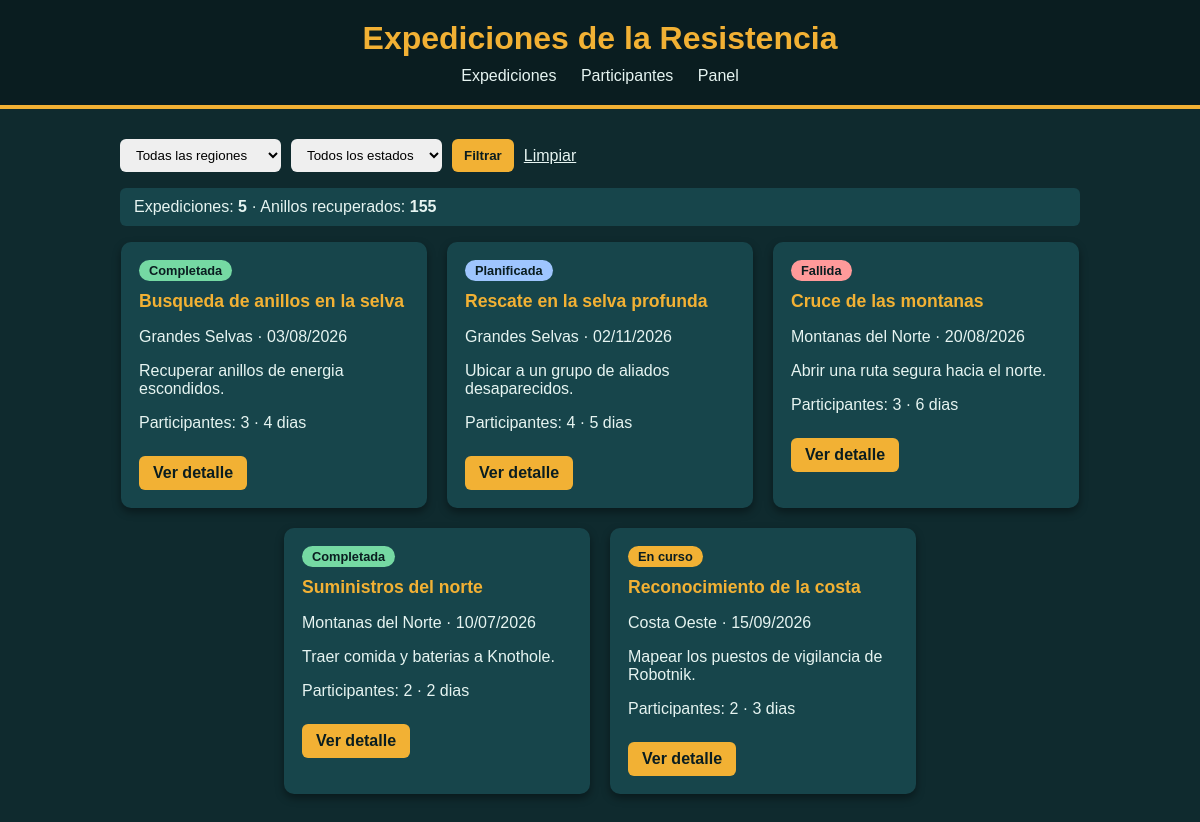
Before: / with the older database file.
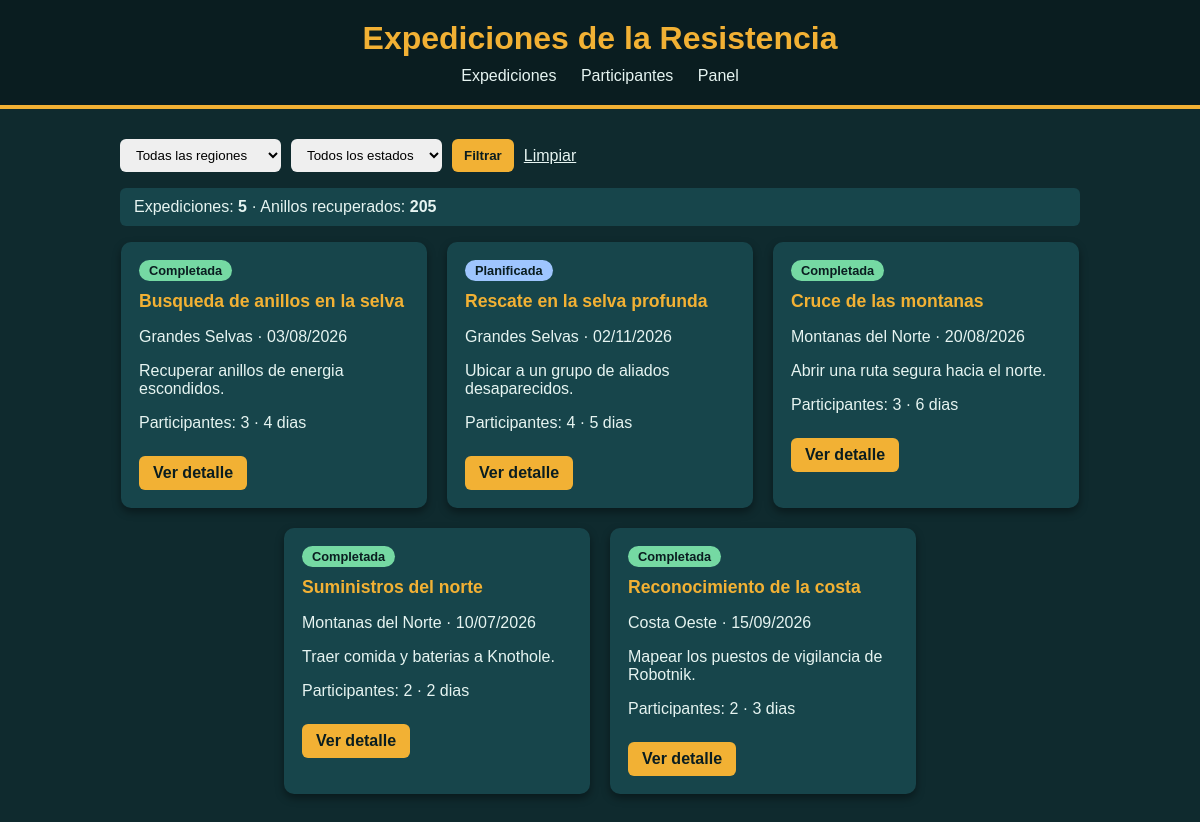
After: the same page with the newer database file.
### expediciones/models.py (models this page shows, shortened)
class Expedicion(models.Model):
    ESTADOS = [
        ('plan', 'Planificada'),
        ('curso', 'En curso'),
        ('ok', 'Completada'),
        ('fallida', 'Fallida'),
    ]
    titulo = models.CharField(max_length=120)
    region = models.ForeignKey(
        Region,
        on_delete=models.PROTECT,
        related_name='expediciones',
    )
    participantes = models.ManyToManyField(
        Participante,
        related_name='expediciones',
        blank=True,
    )
    estado = models.CharField(max_length=10, choices=ESTADOS, default='plan')
    fecha_inicio = models.DateField()
    duracion_dias = models.PositiveSmallIntegerField(default=1)
    objetivo = models.TextField(blank=True)
    class Meta:
        ordering = ['-fecha_inicio']
        verbose_name_plural = 'expediciones'

class Region(models.Model):
    nombre = models.CharField(max_length=80, unique=True)
    clima = models.CharField(max_length=60)
    nivel_peligro = models.PositiveSmallIntegerField(default=1)
    class Meta:
        ordering = ['nombre']

### expediciones/views.py (the view)
# urls.py: path('', views.inicio, name='inicio'),
def inicio(request):
    region_id = request.GET.get('region', '')
    estado = request.GET.get('estado', '')
    base = Expedicion.objects.all()
    if region_id.isdigit():
        base = base.filter(region_id=int(region_id))
    if estado:
        base = base.filter(estado=estado)
    total_anillos = Informe.objects.filter(expedicion__in=base).aggregate(
        total=Sum('anillos_recuperados')
    )['total'] or 0
    expediciones = base.select_related('region').annotate(
        num_participantes=Count('participantes')
    )
    contexto = {
        'expediciones': expediciones,
        'regiones': Region.objects.all(),
        'estados': Expedicion.ESTADOS,
        'region_sel': region_id,
        'estado_sel': estado,
        'total_anillos': total_anillos,
    }
    return render(request, 'expediciones/inicio.html', contexto)

### expediciones/templates/expediciones/inicio.html (shortened to what this page needs)
{% extends 'base.html' %}
{% block contenido %}
    <form method="get" class="filtros">
        <select name="region">
            <option value="">Todas las regiones</option>
        </select>
        <select name="estado">
            <option value="">Todos los estados</option>
        </select>
        <button type="submit">Filtrar</button>
        <a href="{% url 'expediciones:inicio' %}">Limpiar</a>
    </form>
    <p class="resumen">
        Expediciones: <strong>{{ expediciones|length }}</strong> ·
        Anillos recuperados: <strong>{{ total_anillos }}</strong>
    </p>
    <div class="lista">
    {% for e in expediciones %}
        <div class="tarjeta">
            <span class="estado estado-{{ e.estado }}">{{ e.get_estado_display }}</span>
            <h2>{{ e.titulo }}</h2>
            <p>{{ e.region.nombre }} · {{ e.fecha_inicio|date:"d/m/Y" }}</p>
            <p>{{ e.objetivo|truncatewords:8 }}</p>
            <p>Participantes: {{ e.num_participantes }} · {{ e.duracion_dias }} dia{{ e.duracion_dias|pluralize }}</p>
            <a href="{% url 'expediciones:detalle' e.id %}">Ver detalle</a>
        </div>
    {% empty %}
        <p>No hay expediciones que coincidan con el filtro.</p>
    {% endfor %}
    </div>
{% endblock %}

Changed rows visible on the page:
changed Expedicion "Cruce de las montanas": estado "Fallida" → "Completada"
changed Expedicion "Reconocimiento de la costa": estado "En curso" → "Completada"
Other visible differences:
{{ total_anillos }}: "155" → "205"
